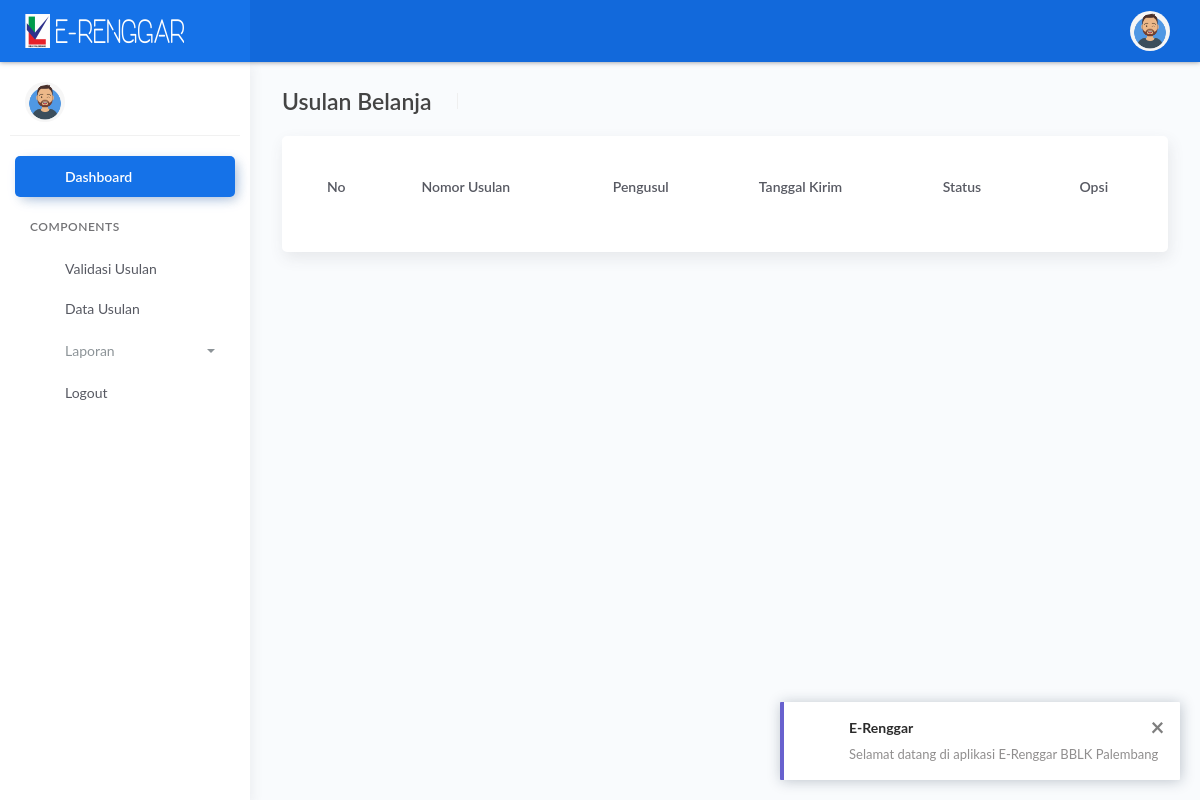
Before: /kepala/usulan-belanja-all.php with the older database file.
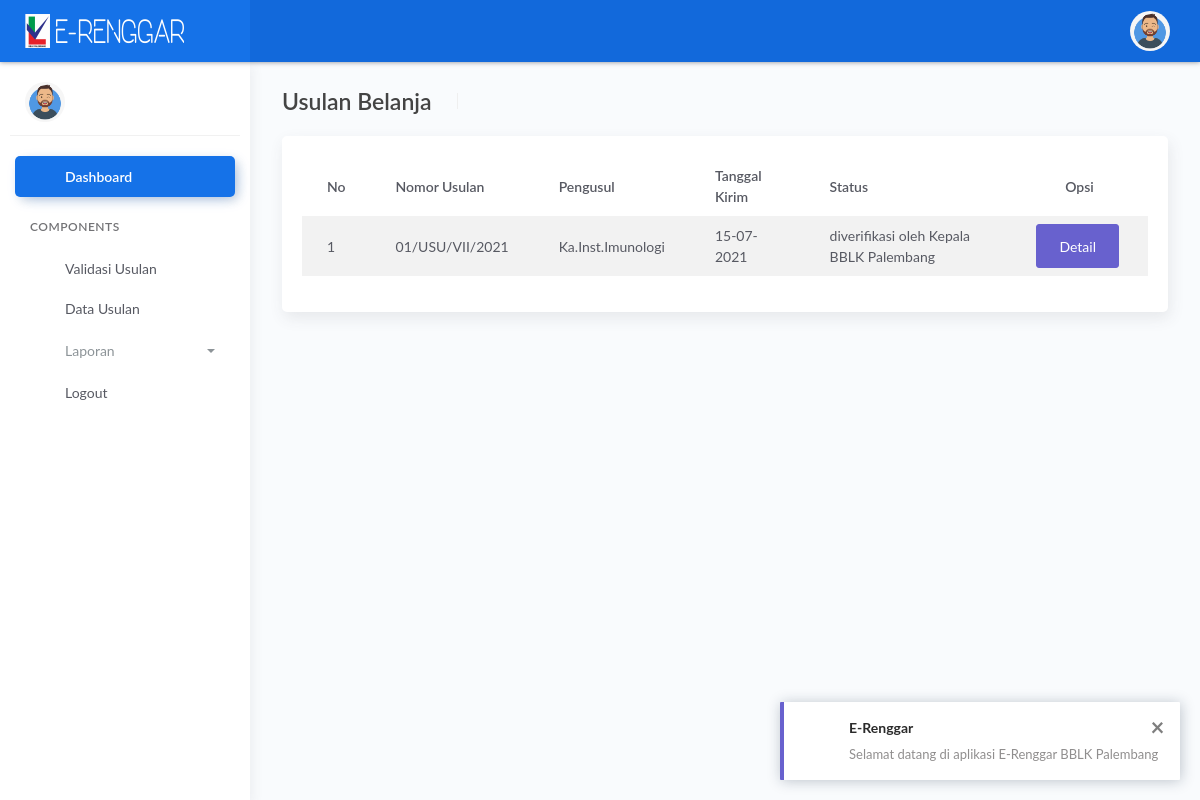
After: the same page with the newer database file.
### tables this page shows
CREATE TABLE `usulan` (
  `id_usulan` int(11) NOT NULL,
  `id_user` int(11) NOT NULL,
  `no_usulan` varchar(255) NOT NULL,
  `anggaran` varchar(10) NOT NULL,
  `tgl_usulan` date NOT NULL,
  `sent` int(11) NOT NULL,
  `status` varchar(255) DEFAULT 'Pengajuan',
  `tgl_kirim` date DEFAULT NULL,
  `posisi` varchar(255) DEFAULT NULL,
  `catatan` text DEFAULT NULL,
  `created_at` datetime DEFAULT current_timestamp(),
  `updated_at` datetime DEFAULT NULL ON UPDATE current_timestamp()
);

CREATE TABLE `users` (
  `id_user` int(11) NOT NULL,
  `nama` varchar(255) NOT NULL,
  `password` varchar(255) NOT NULL,
  `atasan` int(11) DEFAULT NULL,
  `nip` varchar(30) NOT NULL,
  `nama_instalasi` varchar(255) NOT NULL,
  `nama_kepala_instalasi` varchar(100) NOT NULL,
  `level` varchar(255) NOT NULL
);

### kepala/usulan-belanja-all.php (the view, shortened to what this page needs)
<?php include 'header.php';
$usulan=mysqli_query($koneksi,"SELECT * FROM usulan INNER JOIN users ON users.id_user = usulan.id_user WHERE status != 'pengajuan' ORDER BY usulan.id_usulan DESC ")or die(mysql_error());
?>
<div class="main-panel">
	<div class="content">
		<div class="page-inner">
			<div class="page-header">
				<h4 class="page-title">Usulan Belanja</h4>
				<ul class="breadcrumbs">
				</ul>
			</div>
			<div class="row">
				<div class="col-12">
					<div class="card">
						<div class="card-body">
							<div class="table-responsive">
								<table id="multi-filter-select" class="display table table-striped table-hover" >
									<thead>
										<tr>
											<th>No</th>
											<th>Nomor Usulan</th>
											<th>Pengusul</th>
											<th>Tanggal Kirim</th>
											<th>Status</th>
											<th ><center>Opsi</center></th>
										</tr>
									</thead>
									<tbody>
										<?php
										$index = 0;
										while($d=mysqli_fetch_array($usulan)){
											?>
											<tr>
												<td><?= $index+1; ?></td>
												<td><?= $d["no_usulan"]; ?></td>
												<td><?= $d["nama"]; ?></td>
												<td><?= date_format(new DateTime($d['tgl_usulan']),"d-m-Y") ?></td>
												<td><?= $d["status"]; ?></td>
												<td>
													<div class="btn-group" role="group" aria-label="Basic example">
														<a href="detail-usulan.php?id_usulan=<?= $d['id_usulan']; ?>" type="button" class="btn btn-secondary">Detail</a>&nbsp;
													</div>
												</td>
											</tr>
											<?php $index++; } ?>
										</tbody>
									</table>
								</div>
							</div>
						</div>
					</div>
				</div>
				<div class="row">
					<div class="col-12">
						</div>
					</div>
				</div>
			</div>
		</div>
		<?php include 'footer.php';?>

Changed rows visible on the page:
now on this page (row edited): usulan: no_usulan "01/USU/VII/2021", id_user.nama "Ka.Inst.Imunologi", tgl_usulan "15-07-2021", status "diverifikasi oleh Kepala BBLK Palembang"
